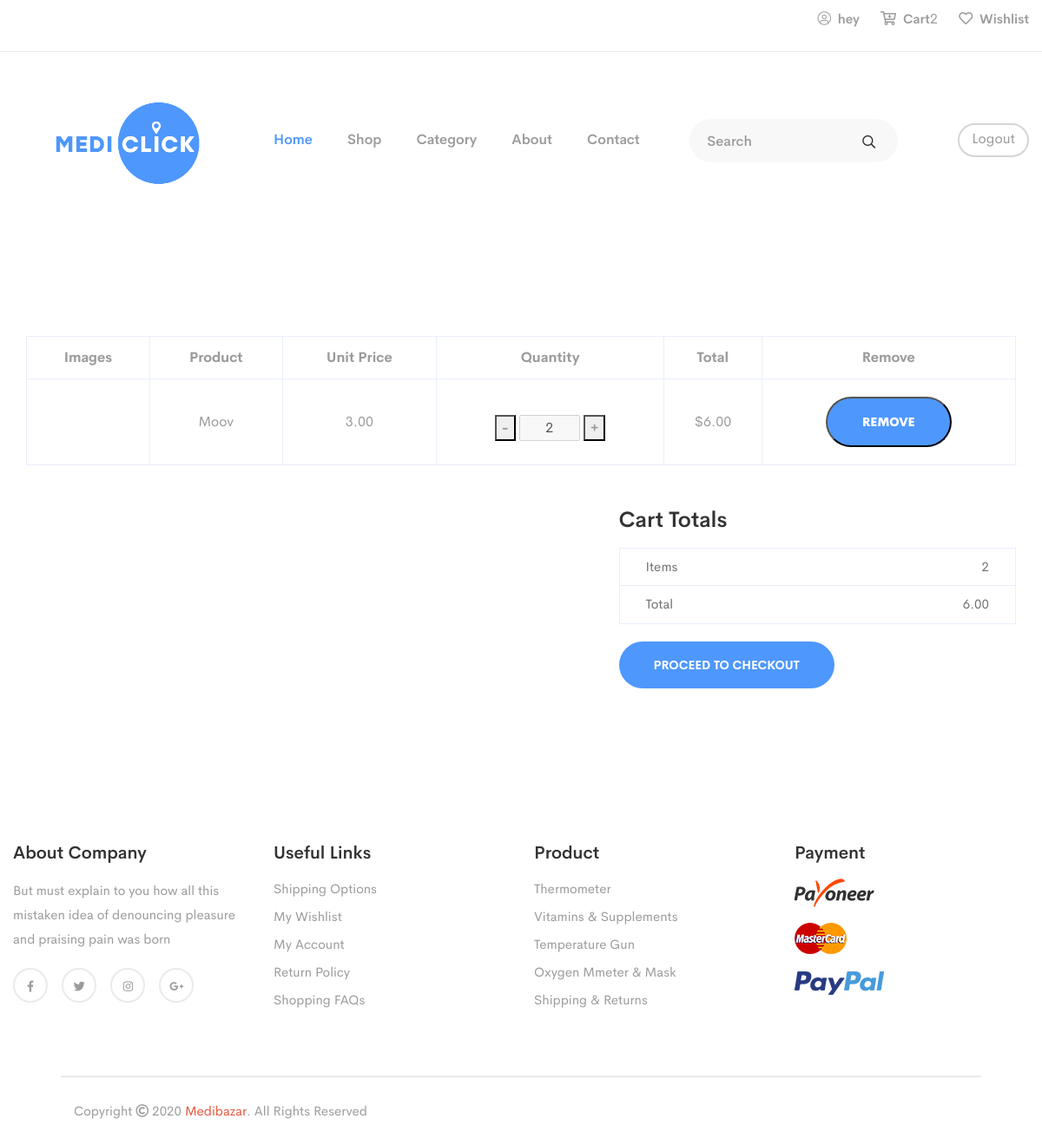
The app's page /cart/ (signed in) with its own data.
### med/models.py (models this page shows, shortened)
class OrderItem(models.Model):
    product= models.ForeignKey(Product,on_delete=models.SET_NULL,null=True)
    order = models.ForeignKey(Order,on_delete=models.SET_NULL,null=True)
    quantity=models.IntegerField(default=0,null=True,blank=True)
    date_added= models.DateTimeField(auto_now_add=True)
    @property
    def get_total(self):
        total = self.product.price * self.quantity
        return total

class Product(models.Model):
    name = models.CharField(max_length=200, null=True)
    manufacturered_by = models.CharField(max_length=100, null=True)
    price = models.FloatField(null=True)
    image = models.ImageField(null=True,blank=True)
    categories = models.ForeignKey(Category, blank=True, on_delete=models.CASCADE)
    description = models.CharField(max_length=1000, null=True, blank= True)
    date_created =  models.DateTimeField(auto_now_add=True,null=True)

class Order(models.Model):
    STATUS = (
        ('Pending', 'Pending'),
		('Out for delivery', 'Out for delivery'),
		('Delivered', 'Delivered'),
        )
    customer = models.ForeignKey(Customer,on_delete=models.SET_NULL,null=True,blank=True)
    date_created = models.DateTimeField(auto_now_add=True, null=True)
    status = models.CharField(max_length=200, null=True, choices=STATUS)
    @property
    def get_cart_total(self):
        orderitems = self.orderitem_set.all()
        total = sum([item.get_total for item in orderitems])
        return total
    @property
    def get_cart_items(self):
        orderitems = self.orderitem_set.all()
        total = sum([item.quantity for item in orderitems])
        return total

### med/views.py (the view)
# urls.py: path('cart/',views.cart_view, name='cart'),
def cart_view(request):
	if request.session.has_key('username'):
		customer = request.user.customer
		order, created = Order.objects.get_or_create(customer=customer)
		items = order.orderitem_set.all()
		cartItems = order.get_cart_items
	else:
		items =[]
		order = {'get_cart_total': 0, 'get_cart_items':0}
		cartItems = order['get_cart_items']
	context = {'items':items, 'order':order,'cartItems':cartItems}
	return render(request,'cart.html',context)

### med/context_procressors.py (called while the page is built)
def menu_categories(request):
    categories = Category.objects.all()
    return {'categories':categories}

### med/templates/cart.html (shortened to what this page needs)
{% extends 'main.html' %} {% load static %} {% block content %}
<main>
    <section class="cart-area pt-100 pb-100">
        <div class="container">
            <div class="row">
                <div class="col-12">
                    <form action="#">
                        <div class="table-content table-responsive">
                            <table class="table">
                                <thead>
                                    <tr>
                                        <th class="product-thumbnail">Images</th>
                                        <th class="cart-product-name">Product</th>
                                        <th class="product-price">Unit Price</th>
                                        <th class="product-quantity">Quantity</th>
                                        <th class="product-subtotal">Total</th>
                                        <th class="product-remove">Remove</th>
                                    </tr>
                                </thead>
                                <tbody>
                                    {% for item in items %}
                                    <tr>
                                        <td class="product-thumbnail">
                                        </td>
                                        <td class="product-name"><a href="#">{{item.product.name}}</a></td>
                                        <td class="product-price"><span class="amount">{{item.product.price|floatformat:2}}</span></td>
                                        <td>
                                            <button data-product="{{item.product.id}}" data-action="remove" class="update-cart"><strong>-</strong></button>
                                            <input type="text" value="{{item.quantity}}" disabled size="4" style="text-align: center;" />
                                            <button data-product="{{item.product.id}}" data-action="add" class="update-cart"><strong>+</strong></button>
                                        </td>
                                        <td class="product-subtotal"><span class="amount">${{item.get_total|floatformat:2}}</span></td>
                                        <td><button data-product="{{item.product.id}}" data-action="remove1" class="c-btn theme-btn-2 update-cart"><strong>Remove</strong></button></td>
                                    </tr>
                                    {% endfor %}
                                </tbody>
                            </table>
                        </div>
                        <div class="row">
                            <div class="col-md-5 ml-auto">
                                <div class="cart-page-total">
                                    <h2>Cart totals</h2>
                                    <ul class="mb-20">
                                        <li>Items <span>{{order.get_cart_items}}</span></li>
                                        <li>Total <span>{{order.get_cart_total|floatformat:2}}</span></li>
                                    </ul>
                                    <div>
                                        {% if user.is_authenticated %}
                                        <a class="c-btn theme-btn" href={% url 'checkout' %}>Proceed to checkout</a> {% else %}
                                        <a class="c-btn theme-btn" href={% url 'login' %}>Proceed to checkout</a> {% endif %}
                                    </div>
                                </div>
                            </div>
                        </div>
                    </form>
                </div>
            </div>
        </div>
    </section>
</main>
{% endblock content %}

### med/templates/main.html (shortened to what this page needs)
{% load static %}
<!doctype html>
<html class="no-js" lang="zxx">
<head>
    <link rel="stylesheet" href="{% static 'assets/css/owl.carousel.min.css' %}">
    <link rel="stylesheet" href="{% static 'assets/css/animate.min.css' %}">
    <link rel="stylesheet" href="{% static 'assets/css/magnific-popup.css' %}">
    <link rel="stylesheet" href="{% static 'assets/css/fontawesome-all.min.css' %}">
    <link rel="stylesheet" href="{% static 'assets/css/themify-icons.css' %}">
    <link rel="stylesheet" href="{% static 'assets/css/meanmenu.css' %}">
    <link rel="stylesheet" href="{% static 'assets/css/slick.css' %}">
    <link rel="stylesheet" href="{% static 'assets/css/main.css' %}">
    <link rel="stylesheet" href="{% static 'assets/css/responsive.css' %}">
</head>
<body>
    <header>
        <div class="header-top-area pl-165 pr-165">
            <div class="container-fluid">
                <div class="row">
                    <div class="col-xl-8 col-lg-6 col-md-6">
                    </div>
                    <div class="col-xl-4 col-lg-6 col-md-6">
                        <div class="header-top-right text-md-right">
                            <div class="shop-menu">
                                <ul>
                                    <li><a href="register.html"><i class="fal fa-user-circle"></i> {{request.user}}</a></li>
                                    <li><a id="cart-total" href={% url 'cart' %}><i class="far fa-cart-plus"></i> Cart</a>{{cartItems}}</p>
                                    </li>
                                    <li><a href={% url 'wishlist' %}><i class="far fa-heart"></i> Wishlist</a></li>
                                </ul>
                            </div>
                        </div>
                    </div>
                </div>
            </div>
        </div>
        <div id="sticky-header" class="main-menu-area menu-01 pl-165 pr-165">
            <div class="container-fluid">
                <div class="row align-items-center">
                    <div class="col-xl-3 col-lg-3">
                        <div class="logo">
                            <a href="index.html"><img src="{% static 'images/logo.png' %}" alt="" /></a>
                        </div>
                    </div>
                    <div class="col-xl-9 col-lg-9 d-none d-lg-block">
                        <div class="header-right f-right">
                            <div class="header-lang f-right pos-rel d-none d-md-none d-lg-block">
                                <div>
                                    {% if user.is_authenticated %}
                                    <a href={% url 'logout' %}>Logout</a> {% else %}
                                    <a href={% url 'login' %}>Login</a> {% endif %}
                                </div>
                            </div>
                                <div class="header-search f-right d-none d-xl-block">
                                    <form action="{% url 'search' %}" class="header-search-form" method='POST'>
                                        <input placeholder="Search" type="text" name='search'>
                                        <button type="submit"><i class="far fa-search"></i></button> {% comment %} <button type="submit" class="btn btn-primary btn-lg mb-2">search</button> {% endcomment %}
                                    </form>
                                </div>
                        </div>
                        <div class="main-menu">
                            <nav id="mobile-menu">
                                <ul>
                                    <li class="active"><a href={% url 'index' %}>home</a>
                                    </li>
                                    <li><a>Shop</a>
                                        </li>
                                        <li>
                                            <a>Category</a>
                                        </li>
                                        <li><a href={% url 'about' %}>About</a></li>
                                        <li><a href="contact.html">contact</a></li>
                                </ul>
                            </nav>
                        </div>
                    </div>
                </div>
            </div>
        </div>
    </header>
    <div class="container">
        <br> {% block content %} {% endblock content %}
    </div>
    <footer>
        <div class="footer-area pt-80 pb-45">
            <div class="container">
                <div class="row">
                    <div class="col-xl-3 col-lg-3 col-md-6">
                        <div class="footer-wrapper mb-30">
                            <h3 class="footer-title">About Company</h3>
                            <div class="footer-text">
                                <p>But must explain to you how all this mistaken idea of denouncing pleasure and praising pain was born </p>
                            </div>
                            <div class="footer-icon">
                                <a href="#"><i class="fab fa-facebook-f"></i></a>
                                <a href="#"><i class="fab fa-twitter"></i></a>
                                <a href="#"><i class="fab fa-instagram"></i></a>
                                <a href="#"><i class="fab fa-google-plus-g"></i></a>
                            </div>
                        </div>
                    </div>
                    <div class="col-xl-3 col-lg-3 col-md-6">
                        <div class="footer-wrapper ml-80 mb-30">
                            <h3 class="footer-title">Useful Links</h3>
                            <div class="footer-link">
                                <ul>
                                    <li><a href="about.html">Shipping Options</a></li>
                                    <li><a href="our-history.html">My Wishlist</a></li>
                                    <li><a href="about.html">My Account</a></li>
                                    <li><a href="team.html">Return Policy</a></li>
                                    <li><a href="about.html">Shopping FAQs</a></li>
                                </ul>
                            </div>
                        </div>
                    </div>
                    <div class="col-xl-3 col-lg-3 col-md-6">
                        <div class="footer-wrapper ml-80 mb-30">
                            <h3 class="footer-title">Product</h3>
                            <div class="footer-link">
                                <ul>
                                    <li><a href="about.html">Thermometer</a></li>
                                    <li><a href="our-history.html">Vitamins & Supplements</a></li>
                                    <li><a href="about.html">Temperature Gun</a></li>
                                    <li><a href="team.html">Oxygen Mmeter & Mask</a></li>
                                    <li><a href="about.html">Shipping & Returns</a></li>
                                </ul>
                            </div>
                        </div>
                    </div>
                    <div class="col-xl-3 col-lg-3 col-md-6">
                        <div class="footer-wrapper ml-130 mb-30">
                            <h3 class="footer-title">Payment</h3>
                            <div class="footer-img">
                                <img src="{% static 'images/footer/footer.png' %}" alt="">
                            </div>
                        </div>
                    </div>
                </div>
            </div>
        </div>
        <div class="footer-bottom-area mr-70 ml-70 pt-25 pb-25">
            <div class="container">
                <div class="row">
                    <div class="col-xl-6 col-lg-6 col-md-6">
                        <div class="copyright">
                            <p>Copyright <i class="far fa-copyright"></i> 2020 <a href="#">Medibazar</a>. All Rights Reserved</p>
                        </div>
                    </div>
                </div>
            </div>
        </div>
    </footer>
</html>

### records on screen
OrderItem: product.name "Moov", product.price "3.00", quantity "2", get_total "6.00"
Order: get_cart_items "2", get_cart_total "6.00"

### other values on screen
{{ request.user }} "hey"
{{ cartItems }} "2"
